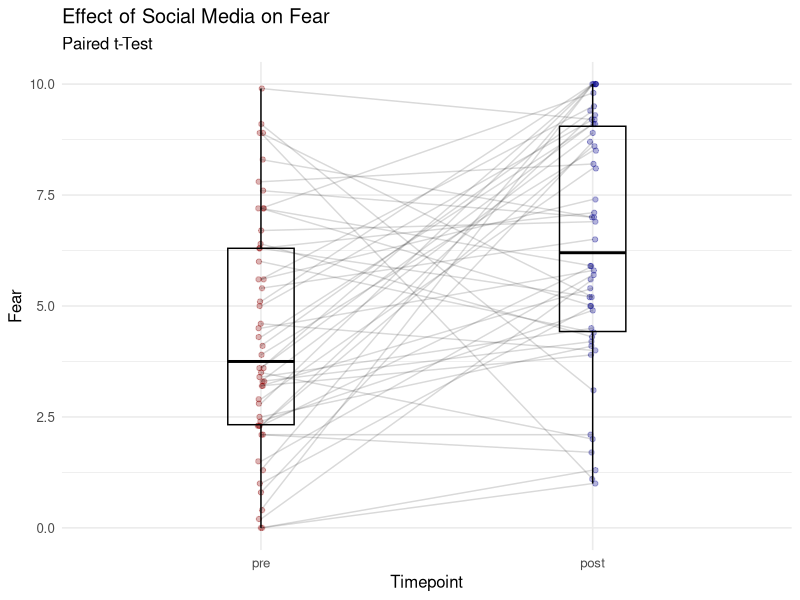

Here is the R script that generated this plot:
## ---- chunk 1
#| include: false
# Set working directory of R
knitr::opts_knit$set(root.dir = '../')
## ---- chunk 2
# Package laden
library(pwr)

# A-priori Poweranalyse
# Power berechnen
power.t.test(n = 50, # Anzahl Versuchspersonen/Paare
             delta = 0.57, # Mittelwertsunterschied
             sd = 1, # Standardabweichung
             sig.level = 0.05, # Signifikanzlevel
             type = "paired", # abhängig: "paired"
             strict = TRUE,
             alternative = "two.sided")

# Stichprobengrösse berechnen
pwr.t.test(d = 0.35, 
           power = 0.8, 
           sig.level = 0.05, 
           type = "paired",
           alternative = "two.sided")

## ---- chunk 3
# Package laden
library(tidyverse)

# Daten laden und anschauen
d_fear <- read.csv("data/fear.csv") |>
    glimpse() 

## ---- chunk 4
# id (Subjekt-ID) als Faktor definieren
d_fear <- d_fear |>
  mutate(id = as.factor(id))

# Datenformat für Deskriptivstatistik und Visualisierung
# von wide zu long transformieren
d_fear_long <- d_fear |>
  pivot_longer(cols = c(fear_pre, fear_post),
               names_to = "timepoint",
               names_prefix = "fear_", 
               values_to = "fear") |>
   select(id, timepoint, fear)

# id (Subjekt-ID) und t (Gruppenvariable) als Faktor definieren
d_fear_long <- d_fear_long |> 
  mutate(id = as.factor(id)) |> 
  mutate(timepoint = factor(timepoint, levels = c("pre", "post")))

# Datensatz anzeigen
d_fear_long
## ---- chunk 5
# Nach condition gruppieren und performance zusammenfassen
d_summary <- d_fear |>
  summarise(mean_fear_pre = mean(fear_pre),
            sd_fear_pre = sd(fear_pre),
            mean_fear_post = mean(fear_post),
            sd_fear_post = sd(fear_post))
d_summary
## ---- chunk 6
# Nach condition gruppieren und performance zusammenfassen
d_summary <- d_fear_long |>
  group_by(timepoint) |>
  summarise(mean_fear = mean(fear),
            sd_fear = sd(fear))
d_summary
## ---- chunk 7
# Boxplot
p_boxplot <- d_fear_long |> 
  ggplot(aes(x = timepoint, y = fear)) +
  geom_jitter(aes(colour = timepoint), alpha = 0.3, height = 0, width = 0.01) +
  geom_line(aes(x = timepoint, y = fear, group = id), alpha = 0.15) +
  geom_boxplot(alpha = 0, width = 0.2, color = "black") +
  scale_colour_manual(values = c("pre" = "red4",
                               "post" = "blue4")) +
  labs(title = "Effect of Social Media on Fear ",
       subtitle = "Paired t-Test",
       x = "Timepoint",
       y = "Fear") +
  theme_minimal(base_size = 12) +
  theme(legend.position = "none")

p_boxplot
## ---- chunk 8
# t-Test für unabhängige Stichproben durchführen
t.test(x = d_fear$fear_post, # av t2
       y = d_fear$fear_pre, # av t1
       alternative = "two.sided",
       paired = TRUE)
